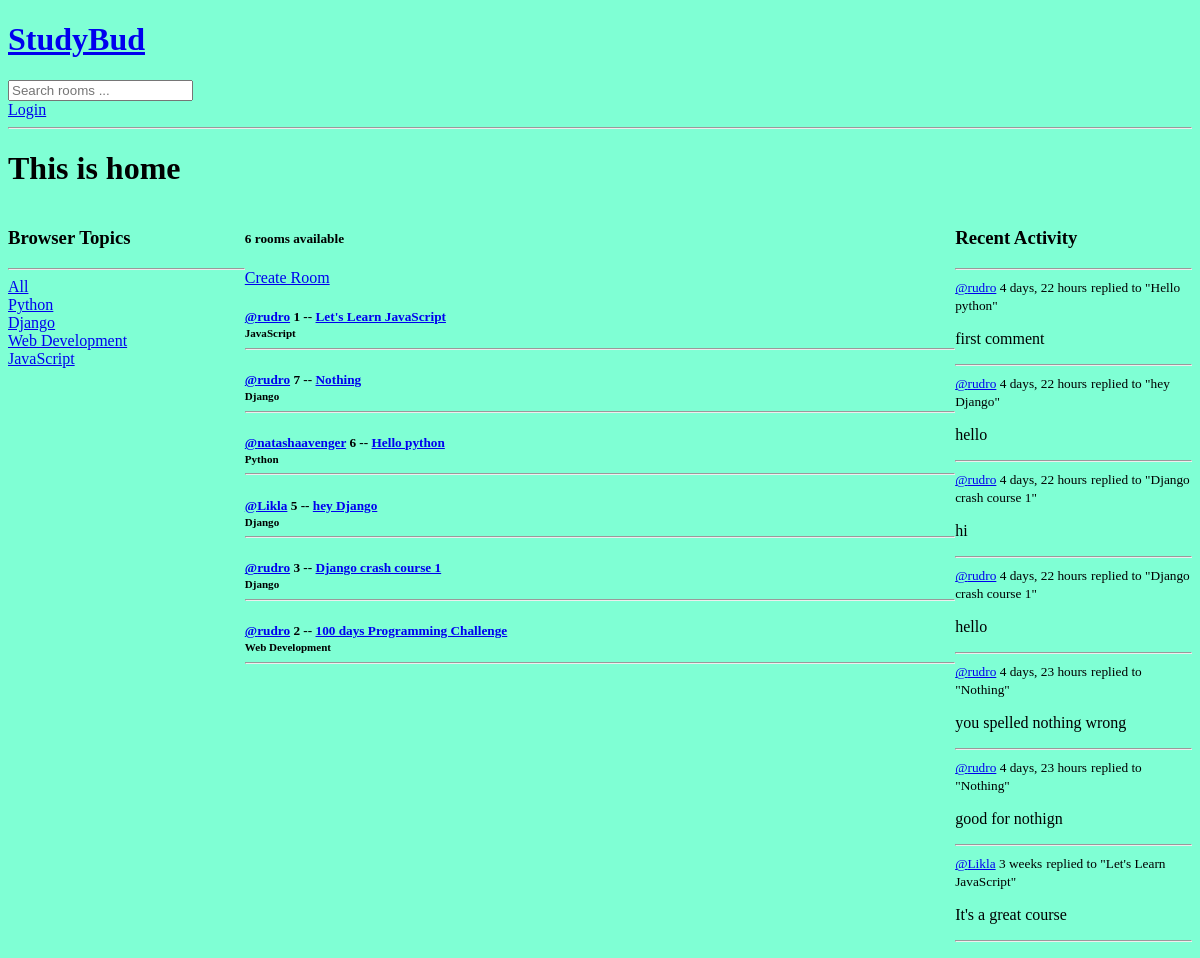
Before: / with the older database file.
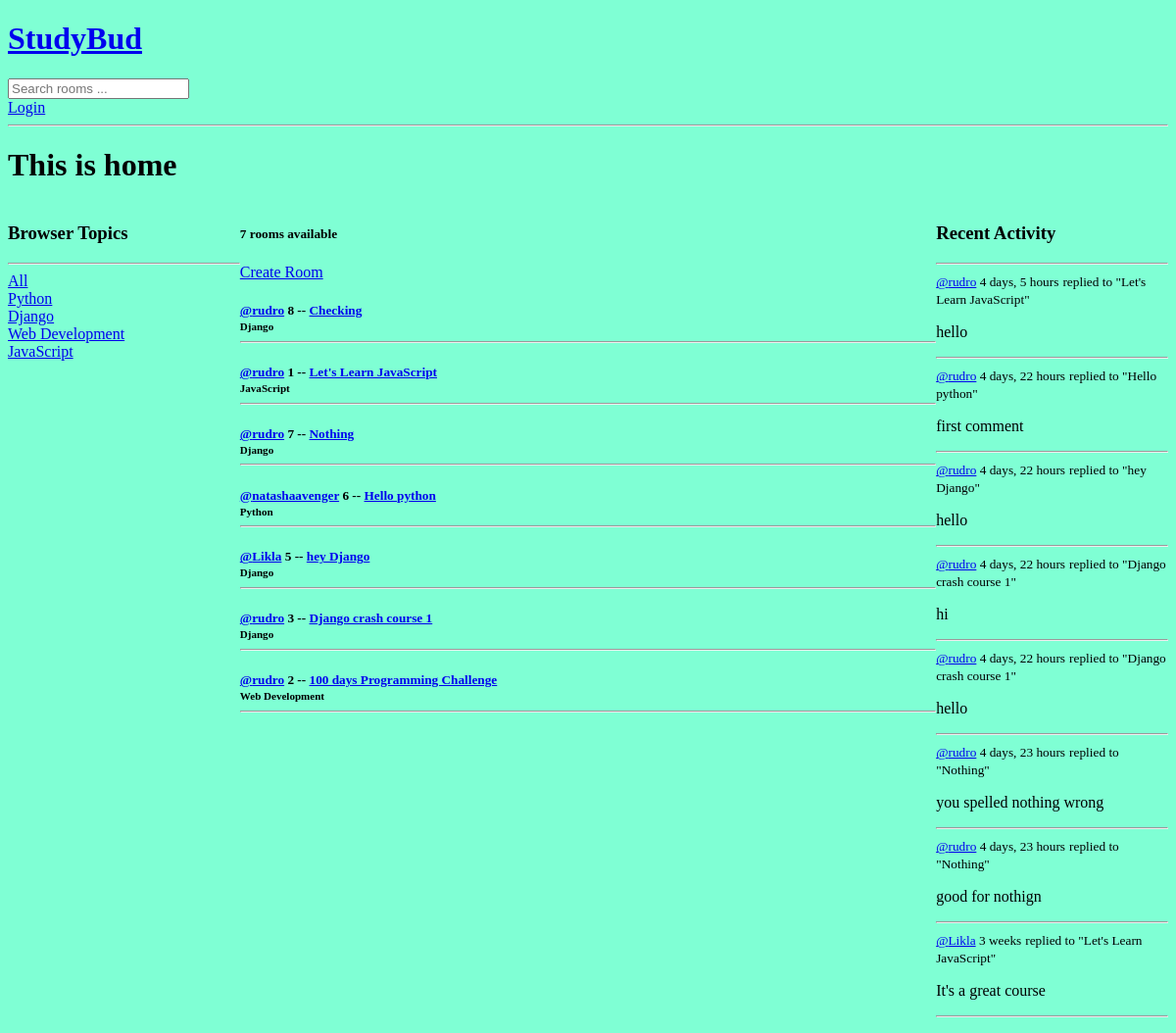
After: the same page with the newer database file.
### base/models.py (models this page shows, shortened)
class Topic(models.Model):
    name = models.CharField(max_length=200)

class Room(models.Model):
    host = models.ForeignKey(User, on_delete=models.SET_NULL, null=True)
    topic = models.ForeignKey(Topic, on_delete=models.SET_NULL, null=True)
    name =models.CharField(max_length=200)
    description = models.TextField(null=True, blank=True)
    participants = models.ManyToManyField(User, related_name='participants', blank=True)
    updated = models.DateTimeField(auto_now=True)
    created = models.DateTimeField(auto_now_add=True)
    class Meta:
        ordering = ['-updated', '-created']
    def __str__(self):
        return self.name

class Message(models.Model):
    user = models.ForeignKey(User, on_delete=models.CASCADE)
    room = models.ForeignKey(Room, on_delete=models.CASCADE)
    body = models.TextField()
    updated = models.DateTimeField(auto_now=True)
    created = models.DateTimeField(auto_now_add=True)
    class Meta:
        ordering = ['-updated', '-created']
    def __str__(self):
        return self.body[0:50]

### base/views.py (the view)
# urls.py: path('', views.home, name='home'),
def home(request):
     q = request.GET.get('q') if request.GET.get('q') != None else ''
     room_messages = Message.objects.filter(Q(room__topic__name__icontains= q) |
                                           Q(body__icontains = q )
                                           )
     rooms = Room.objects.filter(Q(topic__name__icontains= q) |
                                  Q(name__icontains = q ) |
                                  Q(description__icontains = q )|
                                  Q(host__username__icontains=q)
                                  )
     topics = Topic.objects.all()
     room_count = rooms.count()
     context = {'rooms': rooms, 'topics': topics, 'room_count': room_count , 'room_messages': room_messages}
     return render(request, 'base/home.html', context)

### base/templates/base/home.html (shortened to what this page needs)
{% extends "main.html" %} {% block content %}
<h1>This is home</h1>
<div class="home-container">
  <div>{% include 'base/topics_component.html' %}</div>
  <div>
    <h5>{{room_count}} rooms available</h5>
    <a href="{% url 'create-room' %}">Create Room</a>
    <div>{% include "base/feed_component.html" %}</div>
  </div>
  <div>{% include 'base/activity_component.html' %}</div>
</div>
{%endblock content%}

### base/templates/base/topics_component.html
<h3>Browser Topics</h3>
<hr />
<div>
  <a href="{% url 'home' %}">All </a>
</div>
{% for topic in topics %}
<div>
  <a href="{% url 'home' %}?q={{topic.name}}">{{ topic.name }}</a>
</div>
{% endfor %}

### base/templates/base/feed_component.html (shortened to what this page needs)
{%for room in rooms%}
<div>
  <h5>
    <a href=" {%url 'user-profile' room.host.id %}"
      >@{{ room.host.username }}</a
    >
    {{ room.id }} -- <a href="{% url 'room' room.id %}">{{ room.name }}</a>
    <br />
    <small>{{ room.topic.name }}</small>
    <hr />
  </h5>
</div>
{%endfor%}

### base/templates/base/activity_component.html (shortened to what this page needs)
<h3>Recent Activity</h3>
<hr />
{% for message in room_messages %}
<div>
  <small
    ><a href="{%url 'user-profile' message.user.id%}">@{{message.user}}</a>
    {{message.created|timesince}}</small
  >
  <small>replied to "{{message.room}}"</small>
  <p>{{message}}</p>
  <hr />
</div>
{%endfor%}

Changed rows visible on the page:
added Room: host.username "rudro", id "8", name "Checking", topic.name "Django"
added Message: user "rudro", created "4 days, 5 hours", room "Let's Learn JavaScript", body "hello"
Other visible differences:
{{ room_count }}: "6" → "7"
